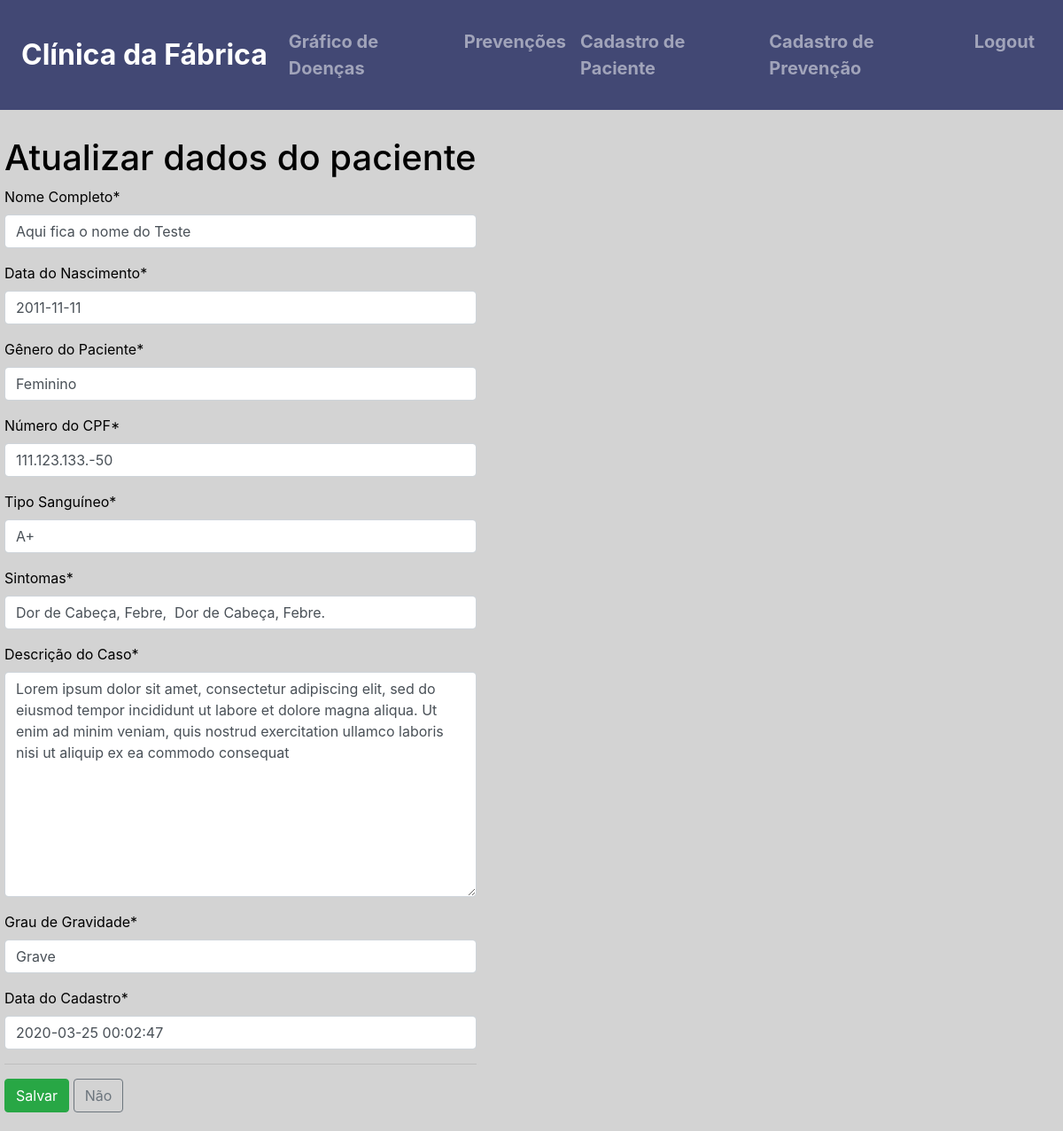
Page /editar/17/ on the committed database.
### base/models.py (models this page shows, shortened)
class Pacientes(models.Model):
    nome = models.CharField(max_length=100, verbose_name="Nome Completo")
    dataNasc = models.DateField(verbose_name="Data do Nascimento")
    genero = models.CharField(max_length=50, verbose_name="Gênero do Paciente")
    cpf = models.CharField(max_length=50, verbose_name="Número do CPF")
    tipoSang = models.CharField(max_length=50, verbose_name="Tipo Sanguíneo")
    sintomas = models.CharField(max_length=150, verbose_name="Sintomas")
    descrCaso = models.TextField(verbose_name="Descrição do Caso")
    gravidade = models.CharField(max_length=50, verbose_name="Grau de Gravidade")
    dataInc = models.DateTimeField(default=timezone.now, verbose_name="Data do Cadastro")

### base/views.py (the view)
# urls.py: path('editar/<int:id>/', views.editar, name="base-editar"),
def editar(request, id):
    paciente = get_object_or_404(Pacientes, pk=id)
    form = PacientesForm(request.POST or None, instance=paciente)
    if form.is_valid():
        form.save()
        return redirect("base-home")
    return render(request, "base/editar.html", {'form': form})

### base/forms.py
class PacientesForm(ModelForm):
    class Meta:
        model = Pacientes
        fields = ['nome', 'dataNasc', 'genero', 'cpf', 'tipoSang', 'sintomas', 'descrCaso', 'gravidade', 'dataInc']

### base/templates/base/editar.html (shortened to what this page needs)
{% extends 'base/modelo.html' %}
{% load crispy_forms_tags %}
{%block content %}
<div class="row">
<form method="POST">
    <h1>Atualizar dados do paciente</h1>
    {{ form|crispy }}
    <hr>
    <button class="btn btn-success" type="submit">Salvar</button>
    <input class="btn btn-outline-secondary" type="button" onclick="window.location.replace('{% url 'base-home' %}')" value="Não" />
</form>
</div>
{% endblock content %}

### base/static/base/main.css (style rules this page uses)
body { background-color: #D3D3D3; color: black; }
.row { margin: 30px 5px 5px 5px; }

### rows in the picture
Pacientes: nome "Aqui fica o nome do Teste", dataNasc "2011-11-11", genero "Feminino", cpf "111.123.133.-50", tipoSang "A+", sintomas "Dor de Cabeça, Febre, Dor de Cabeça, Febre.", descrCaso "Lorem ipsum dolor sit amet, consectetur adipiscing elit, sed do eiusmod tempor incididunt ut labore et dolore magna aliqua. Ut enim ad minim veniam, quis nostrud exercitation ullamco laboris nisi ut aliquip ex ea commodo consequat", gravidade "Grave", dataInc "2020-03-25 00:02:47"
